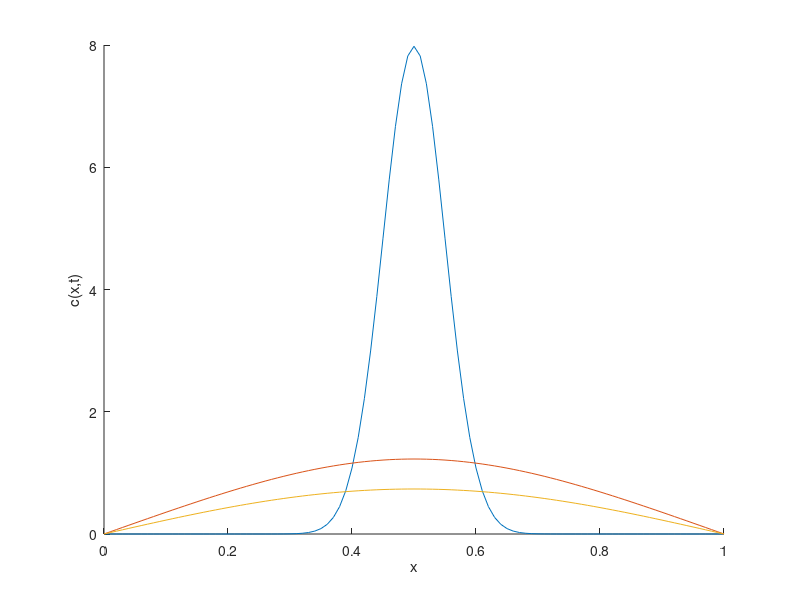

MATLAB code to generate this figure:
% Lab Assignment 5
% ELEC-2250: Physical Electronics S2020
% Part 3 Diffusion process simulation with a Gaussian pulse
clear all
close all
numx = 101; %number of grid points in x
numt = 2000; %number of time steps to be iterated over
dx = 1/(numx - 1);
dt = 0.00005;
x = 0:dx:1; %vector of x values, to be used for plotting
C = zeros(numx,numt); %initialize everything to zero
%specify initial conditions
t(1) = 0; %t=0
C(1,1) = 0; %C=0 at x=0
C(1,numx) = 0; %C=0 at x=1
mu = 0.5;
sigma = 0.05;
for i=2:numx-1
 C(i,1) = exp(-(x(i)-mu)^2/(2*sigma^2)) / sqrt(2*pi*sigma^2);
end
%iterate difference equation - note that C(1,j) and C(numx,j) always remain 0
for j=1:numt
 t(j+1) = t(j) + dt;
 for i=2:numx-1
 C(i,j+1) = C(i,j) + (dt/dx^2)*(C(i+1,j) - 2*C(i,j) + C(i-1,j));
 end
end
figure(1);
hold on;
plot(x,C(:,1));
pause
%plot(x,C(:,11));
%pause
%plot(x,C(:,101));
%pause
plot(x,C(:,1001));
pause
plot(x,C(:,2001));
pause
xlabel('x');
ylabel('c(x,t)');
hold off